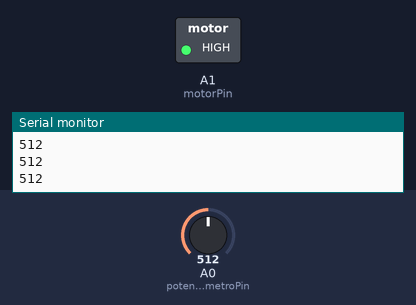
This sketch was run on a simulated Arduino Uno, built with avr-gcc and run on an emulated ATmega328P. Shown: switched loads named in the sketch (green lamp = pin HIGH), the last lines printed to the serial monitor. Inputs (shaded band) come from the test bench; at power-on: A0 (potenciometroPin) = 512.

Above: at 1.2 s.
1.3 s: A0 (potenciometroPin) set to 142
2.8 s: A0 (potenciometroPin) set to 119
At 3.3 s:
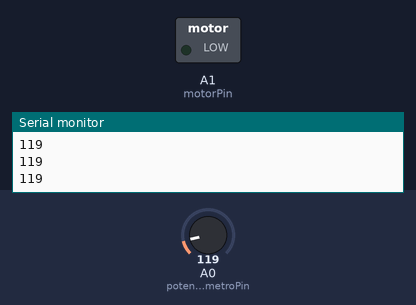
4.3 s: A0 (potenciometroPin) set to 306
At 5.5 s:
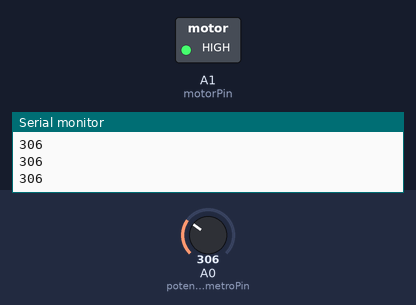
5.8 s: A0 (potenciometroPin) set to 122
At 6.7 s:
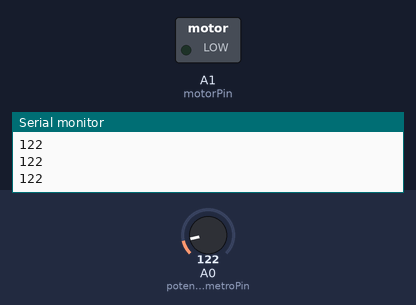
Timing chart, 0 to 8.3 s (numbered marks = the images above; inputs shaded):
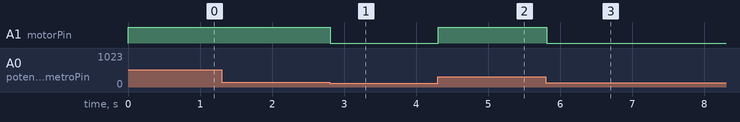

The sketch:

pot.ino
```cpp
int const potenciometroPin = 0;
int valPotenciometro;
int motorPin = A1;


void setup(){
pinMode(motorPin, OUTPUT);
analogWrite(motorPin, 0);
Serial.begin(9600);
}


void loop(){
  int valPotenciometro = analogRead(potenciometroPin);
  Serial.println(valPotenciometro);
 // delay(100);
  analogWrite(motorPin, valPotenciometro);
}
```

Measured:
- the behaviour switches between 128 and 127 on A0 (potenciometroPin) (found by bisection; images 0 and 1)
- after the input at 2.8 s, A1 (motorPin): HIGH → LOW at once
- after the input at 4.3 s, A1 (motorPin): LOW → HIGH at once
- after the input at 5.8 s, A1 (motorPin): HIGH → LOW at once
